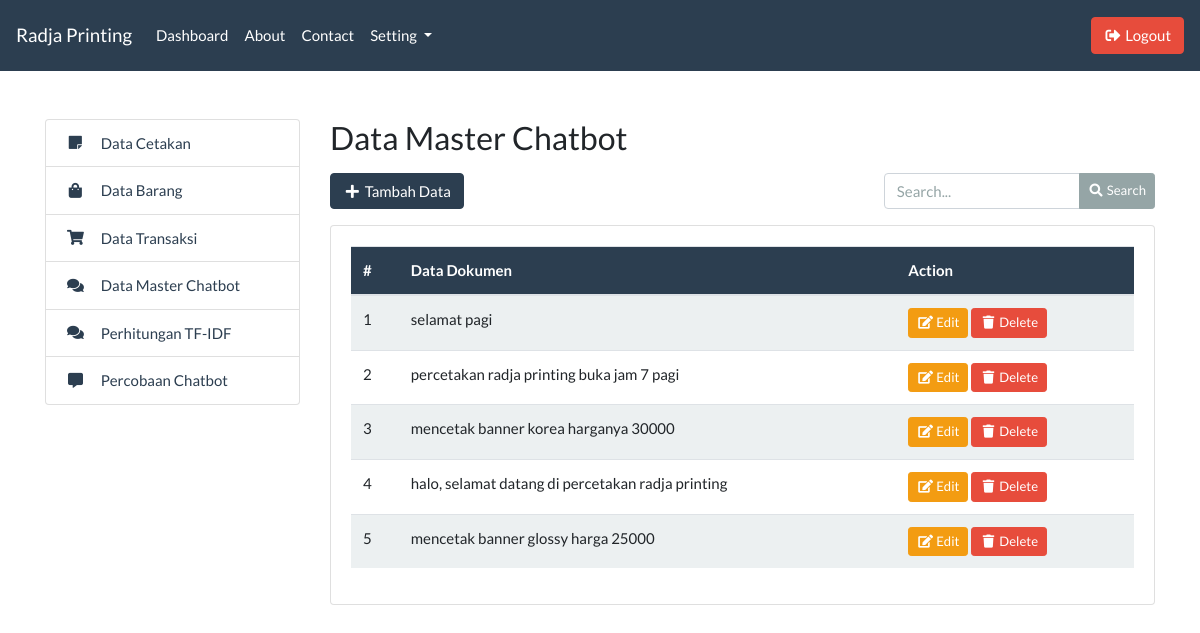
The page /admin/master_index.php (signed in) on the database as committed earlier.
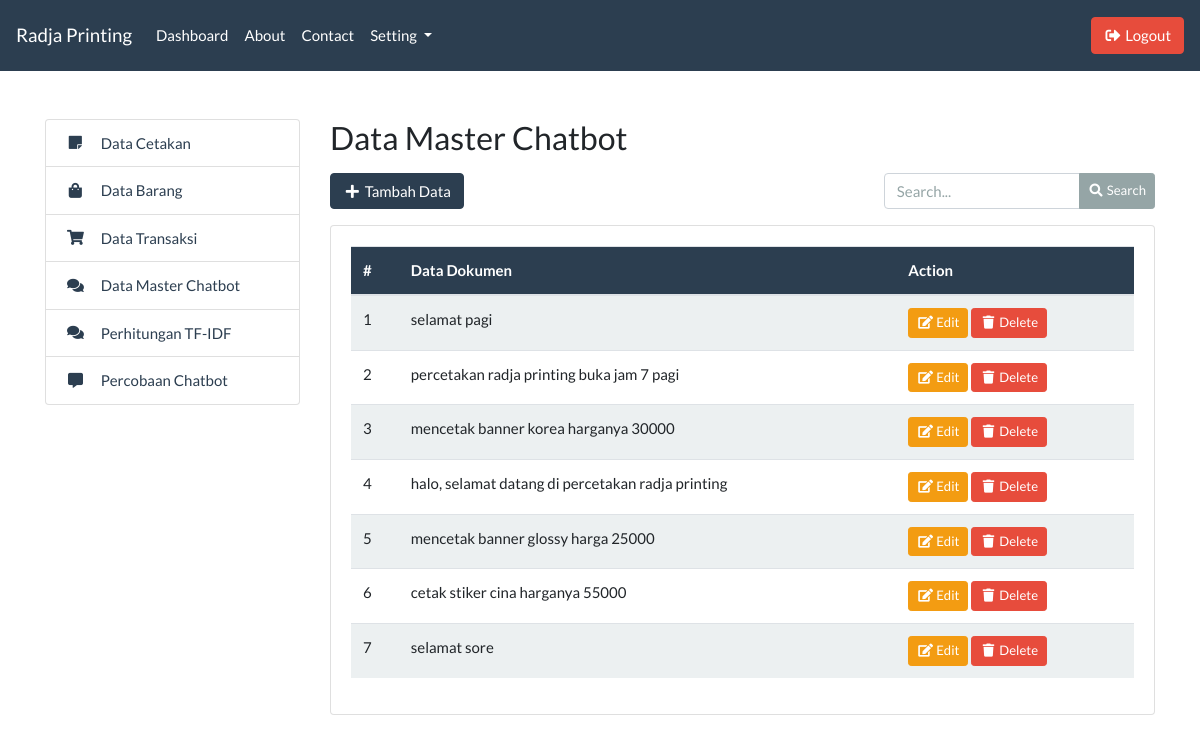
The same page on the database as committed later.
### tables this page shows
CREATE TABLE `tb_dokumen` (
  `id` int(11) NOT NULL,
  `dokumen` varchar(255) NOT NULL
);

### admin/master_index.php (the view, shortened to what this page needs)
<?php include '../templates/admin_header.php'; ?>
<?php include '../templates/admin_sidebar.php'; ?>
<div class="col-md-9">
    <h3>Data Master Chatbot</h3>
    <div class="row mt-3">
        <div class="col-md-4">
            <button type="button" class="btn btn-primary" data-toggle="modal" data-target="#inputModal">
                <i class="fas fa-fw fa-plus"></i> Tambah Data
            </button>
        </div>
        <div class="col-md-8">
            <form action="">
                <div class="form-group float-right">
                    <div class="input-group">
                        <input type="text" name="search" id="search" class="form-control" placeholder="Search...">
                        <div class="input-group-append">
                            <button type="submit" class="btn btn-sm btn-secondary">
                                <i class="fas fa-fw fa-search"></i> Search
                            </button>
                        </div>
                    </div>
                </div>
            </form>
        </div>
    </div>
    <div class="card">
        <div class="card-body">
            <table class="table table-striped" id="table-master">
                <thead class="bg-primary text-white">
                    <tr>
                        <th>#</th>
                        <th>Data Dokumen</th>
                        <th>Action</th>
                    </tr>
                </thead>
                <tbody>
                    <?php
                        include '../koneksi.php';
                        $data = mysqli_query($koneksi, "SELECT * FROM tb_dokumen");
                        $no = 1;
                        while($d = mysqli_fetch_array($data)) {
                    ?>
                    <tr>
                        <td><?= $no++; ?></td>
                        <td><?= $d['dokumen']; ?></td>
                        <td>
                            <a href="master_edit.php?id=<?= $d['id']; ?>" class="btn btn-warning btn-sm">
                                <i class="fas fa-fw fa-edit"></i> Edit
                            </a>
                            <a href="master_delete.php?id=<?= $d['id']; ?>" class="btn btn-danger btn-sm">
                                <i class="fas fa-fw fa-trash"></i> Delete
                            </a>
                        </td>
                    </tr>
                    <?php } ?>
                </tbody>
            </table>
        </div>
    </div>
</div>
<?php include '../templates/admin_footer.php'; ?>

### templates/admin_header.php (shortened to what this page needs)
<!DOCTYPE html>
<html lang="en">
<head>
    <link rel="stylesheet" href="../assets/css/bootstrap.css">
    <link rel="stylesheet" href="../assets/css/all.css">
</head>
<body>
    <nav class="navbar navbar-expand-lg navbar-dark bg-primary">
        <a class="navbar-brand" href="#">Radja Printing</a>
        <div class="collapse navbar-collapse" id="navbarColor01">
            <ul class="navbar-nav mr-auto">
                <li class="nav-item">
                    <a class="nav-link" href="#">Dashboard</a>
                </li>
                <li class="nav-item">
                    <a class="nav-link" href="#">About</a>
                </li>
                <li class="nav-item">
                    <a class="nav-link" href="#">Contact</a>
                </li>
                <li class="nav-item dropdown">
                    <a class="nav-link dropdown-toggle" href="#" id="navbarDropdown" role="button"
                        data-toggle="dropdown" aria-haspopup="true" aria-expanded="false">
                        Setting
                    </a>
                </li>
            </ul>
            <a href="../logout.php" class="btn btn-danger my-2 my-sm-0" type="submit">
                <i class="fas fa-fw fa-sign-out-alt"></i> Logout
            </a>
        </div>
    </nav>

### templates/admin_sidebar.php
<div class="container mt-5">
    <div class="row">
        <div class="col-md-3">
            <ul class="list-group">
                <a href="cetakan_index.php"
                    class="list-group-item list-group-item-action d-flex justify-content-start align-items-center text-primary">
                    <i class="fas fa-fw fa-sticky-note mr-3"></i> Data Cetakan
                </a>
                <a href="#"
                    class="list-group-item list-group-item-action d-flex justify-content-start align-items-center text-primary">
                    <i class="fas fa-fw fa-shopping-bag mr-3"></i> Data Barang
                </a>
                <a href="#"
                    class="list-group-item list-group-item-action d-flex justify-content-start align-items-center text-primary">
                    <i class="fas fa-fw fa-shopping-cart mr-3"></i> Data Transaksi
                </a>
                <a href="master_index.php"
                    class="list-group-item list-group-item-action d-flex justify-content-start align-items-center text-primary">
                    <i class="fas fa-fw fa-comments mr-3"></i> Data Master Chatbot
                </a>
                <a href="master_hitung.php"
                    class="list-group-item list-group-item-action d-flex justify-content-start align-items-center text-primary">
                    <i class="fas fa-fw fa-comments mr-3"></i> Perhitungan TF-IDF
                </a>
                <a href="coba_chat.php"
                    class="list-group-item list-group-item-action d-flex justify-content-start align-items-center text-primary">
                    <i class="fas fa-fw fa-comment-alt mr-3"></i> Percobaan Chatbot
                </a>
            </ul>
        </div>

### templates/admin_footer.php (shortened to what this page needs)
</div>
</div>
</body>
</html>

### assets/css/all.css (style rules this page uses)
.fa, .fas, .far, .fal, .fad, .fab { -moz-osx-font-smoothing: grayscale; -webkit-font-smoothing: antialiased; display: inline-block; font-style: normal; font-variant: normal; text-rendering: auto; line-height: 1; }
.fa-fw { text-align: center; width: 1.25em; }
.fa-comment-alt:before { content: "\f27a"; }
.fa-comments:before { content: "\f086"; }
.fa-edit:before { content: "\f044"; }
.fa-plus:before { content: "\f067"; }
.fa-search:before { content: "\f002"; }
.fa-shopping-bag:before { content: "\f290"; }
.fa-shopping-cart:before { content: "\f07a"; }
.fa-sign-out-alt:before { content: "\f2f5"; }
.fa-sticky-note:before { content: "\f249"; }
.fa-trash:before { content: "\f1f8"; }
.fa, .fas { font-family: 'Font Awesome 5 Free'; font-weight: 900; }

Rows that differ between the two databases and show on the page:
added tb_dokumen: dokumen "cetak stiker cina harganya 55000"
added tb_dokumen: dokumen "selamat sore"
